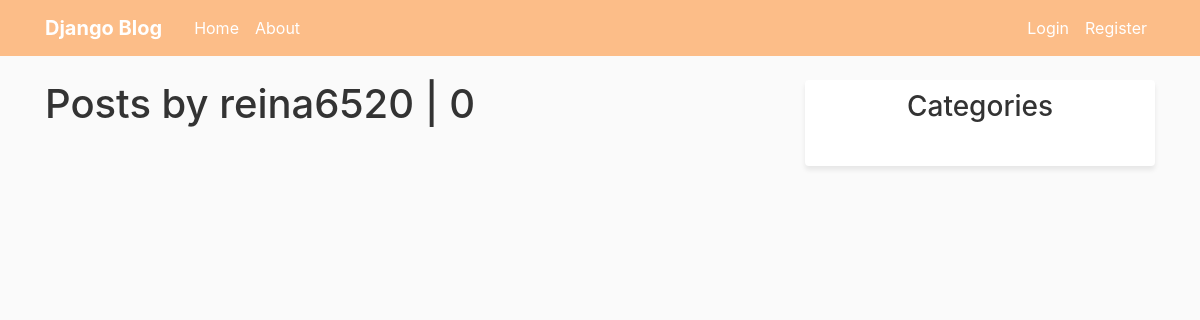
The app's page /user/reina6520/, older data.
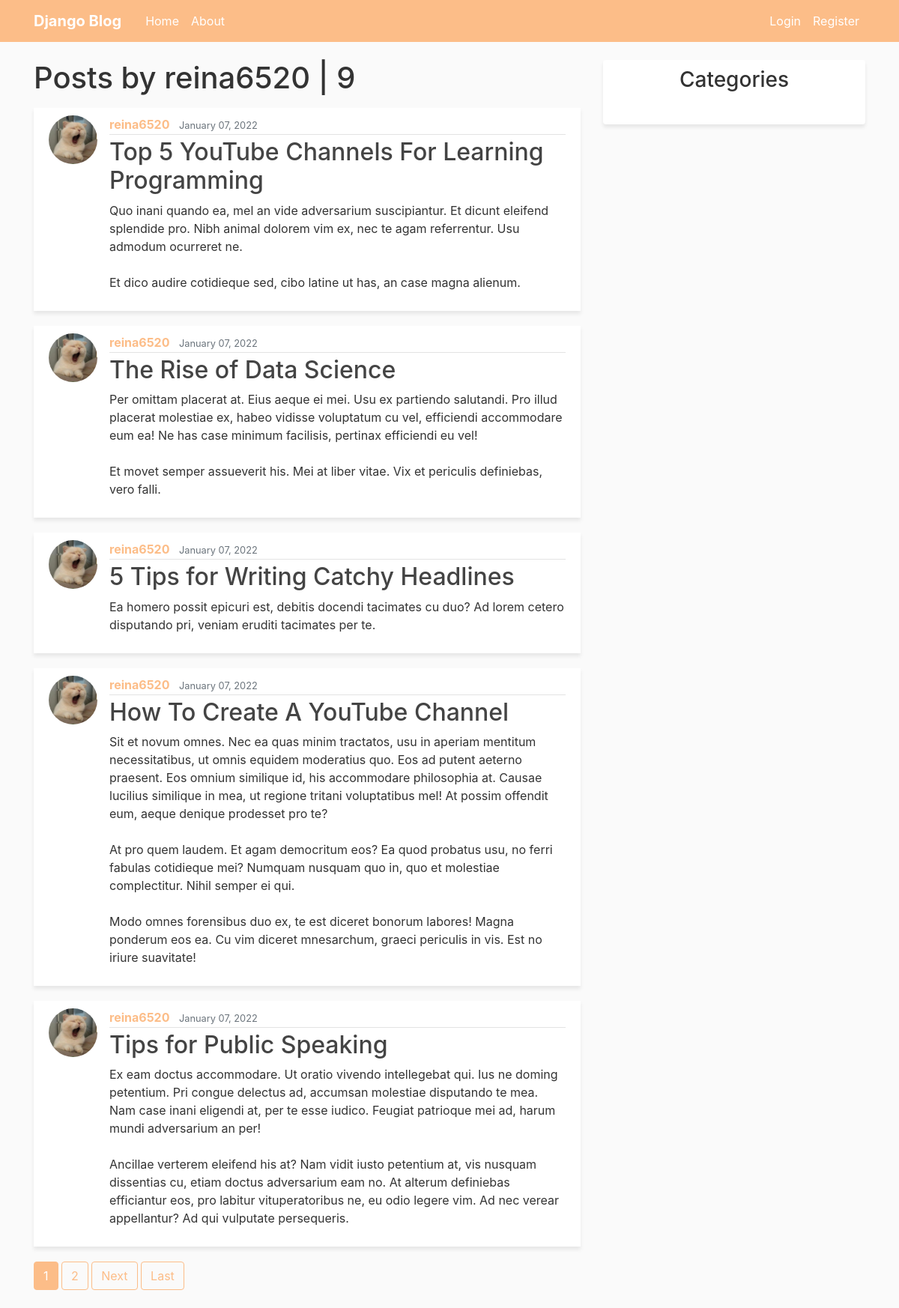
The same page, newer data.
### blog/models.py (models this page shows, shortened)
class Post(models.Model):
    title = models.CharField(max_length=100)
    content = models.TextField()
    created_at = models.DateTimeField(default=timezone.now)
    author = models.ForeignKey(User, on_delete=models.CASCADE)
    category = models.ForeignKey(Category, on_delete=models.SET_NULL, null=True, blank=True)

### users/models.py (models this page shows, shortened)
class Profile(models.Model):
    user = models.OneToOneField(User, on_delete=models.CASCADE, related_name='profile')
    image = models.ImageField(default = 'profile_pics/default.jpg', upload_to = 'profile_pics')

### blog/views.py (the view)
# urls.py: path('user/<str:username>/', UserHomeListView.as_view(), name='user-posts'),
class UserHomeListView(ListView):
    model = Post
    template_name = 'blog/user_posts.html'
    context_object_name = 'posts'
    paginate_by = 5
    def get_queryset(self):
        user = get_object_or_404(User, username=self.kwargs.get('username'))
        return Post.objects.filter(author=user).order_by('-created_at')

### blog/templates/blog/user_posts.html (shortened to what this page needs)
{% extends 'blog/base.html' %}
{% block content %}
    <h1 class="mb-3">Posts by {{ view.kwargs.username }} | {{ page_obj.paginator.count }}</h1>
    {% for post in posts %}
    <article class="media content-section">
        <img src="{{ post.author.profile.image.url }}" class="rounded-circle article-img">
    <div class="media-body">
        <div class="article-metadata">
        <a class="mr-2" href="{% url 'user-posts' post.author.username %}">{{ post.author }}</a>
        <small class="text-muted">{{ post.created_at|date:"F d, Y" }}</small>
        </div>
        <h2><a class="article-title" href="{% url 'post-detail' post.id %}">{{ post.title }}</a></h2>
        <p class="article-content">{{ post.content }}</p>
    </div>
    </article>
    {% endfor %}
    {% if is_paginated %}
        {% for num in page_obj.paginator.page_range %}
            {% if page_obj.number == num %}
                <a class="btn btn-info mb-4" href="?page={{num}}">{{num}}</a>
            {% elif num > page_obj.number|add:'-3' and num < page_obj.number|add:'3' %}
                <a class="btn btn-outline-info mb-4" href="?page={{num}}">{{num}}</a>
            {% endif %}
        {% endfor %}
        {% if page_obj.has_next %}
            <a class="btn btn-outline-info mb-4" href="?page={{ page_obj.next_page_number }}">Next</a>
            <a class="btn btn-outline-info mb-4" href="?page={{page_obj.paginator.num_pages}}">Last</a>
        {% endif %}
    {% endif %}
{% endblock content %}

Row changes from the older to the newer data that the page shows:
added Post: author.profile.image (picture), author "reina6520", created_at "January 07, 2022", title "Top 5 YouTube Channels For Learning Programming", content "Quo inani quando ea, mel an vide adversarium suscipiantur. Et dicunt eleifend splendide pro. Nibh animal dolorem vim ex, nec te agam referrentur. Usu admodum ocurreret ne. Et dico audire cotidieque sed, cibo latine ut has, an case magna alienum."
added Post: author.profile.image (picture), author "reina6520", created_at "January 07, 2022", title "The Rise of Data Science", content "Per omittam placerat at. Eius aeque ei mei. Usu ex partiendo salutandi. Pro illud placerat molestiae ex, habeo vidisse voluptatum cu vel, efficiendi accommodare eum ea! Ne has case minimum facilisis, pertinax efficiendi eu vel! Et movet semper assueverit his. Mei at liber vitae. Vix et periculis definiebas, vero falli."
added Post: author.profile.image (picture), author "reina6520", created_at "January 07, 2022", title "5 Tips for Writing Catchy Headlines", content "Ea homero possit epicuri est, debitis docendi tacimates cu duo? Ad lorem cetero disputando pri, veniam eruditi tacimates per te."
added Post: author.profile.image (picture), author "reina6520", created_at "January 07, 2022", title "How To Create A YouTube Channel", content "Sit et novum omnes. Nec ea quas minim tractatos, usu in aperiam mentitum necessitatibus, ut omnis equidem moderatius quo. Eos ad putent aeterno praesent. Eos omnium similique id, his accommodare philosophia at. Causae lucilius similique in mea, ut regione tritani voluptatibus mel! At possim offendit eum, aeque denique prodesset pro te? At pro quem laudem. Et agam democritum eos? Ea quod probatus usu, no ferri fabulas cotidieque mei? Numquam nusquam quo in, quo et molestiae complectitur. Nihil semper ei qui. Modo omnes forensibus duo ex, te est diceret bonorum labores! Magna ponderum eos ea. Cu vim diceret mnesarchum, graeci periculis in vis. Est no iriure suavitate!"
added Post: author.profile.image (picture), author "reina6520", created_at "January 07, 2022", title "Tips for Public Speaking", content "Ex eam doctus accommodare. Ut oratio vivendo intellegebat qui. Ius ne doming petentium. Pri congue delectus ad, accumsan molestiae disputando te mea. Nam case inani eligendi at, per te esse iudico. Feugiat patrioque mei ad, harum mundi adversarium an per! Ancillae verterem eleifend his at? Nam vidit iusto petentium at, vis nusquam dissentias cu, etiam doctus adversarium eam no. At alterum definiebas efficiantur eos, pro labitur vituperatoribus ne, eu odio legere vim. Ad nec verear appellantur? Ad qui vulputate persequeris."
Text that changed along with them:
{{ page_obj.paginator.count }}: "0" → "9"
new list line: "1"
new list line: "2"
text now shown: "Next Last"
